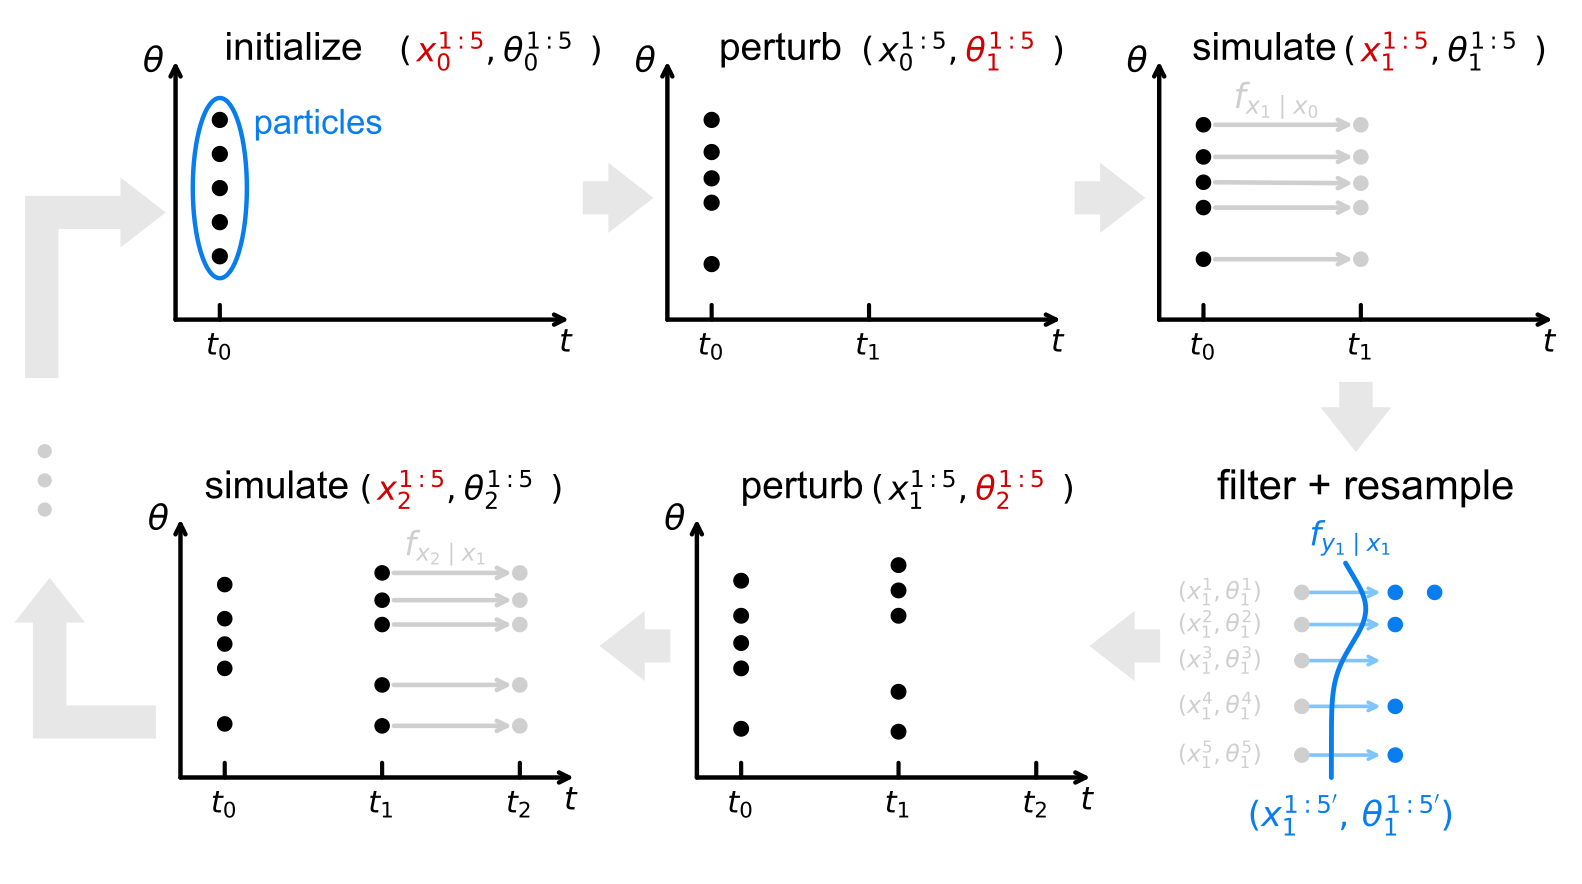

Here is the Python script that generated this plot:
import numpy as np
import matplotlib.pyplot as plt
from matplotlib.patches import FancyArrowPatch, FancyArrow, Ellipse, Polygon
from matplotlib import font_manager
from pathlib import Path

# Output path: next to this script, in figures/
out_dir = Path(__file__).resolve().parent
pdf_path = out_dir / "mif_graph.pdf"

# Clean sans-serif labels (not hand-drawn). First available wins.
# Arial is preferred over Helvetica because macOS Helvetica is a .ttc with no
# separately addressable bold face, so weight="bold" would render as regular.
_preferred = ["Arial", "Helvetica", "Helvetica Neue", "DejaVu Sans"]
_available = {f.name for f in font_manager.fontManager.ttflist}
_family = next((n for n in _preferred if n in _available), "DejaVu Sans")
hand = font_manager.FontProperties(family=_family)
print(f"Using label font: {_family}")

fig, ax = plt.subplots(figsize=(16, 9))
fig.patch.set_facecolor("white")
ax.set_facecolor("white")
ax.set_xlim(0, 16)
ax.set_ylim(0, 9)
ax.axis("off")

black = "#000000"
gray = "#cfcfcf"
light_gray = "#e7e7e7"
blue = "#087df0"
red = "#d00000"

def sketch(artist, scale=0.75, length=90, randomness=1.05):
    return artist   # clean lines: no hand-drawn sketch effect

def line(xs, ys, color=black, lw=3.4, alpha=1.0, z=4):
    obj, = ax.plot(xs, ys, color=color, linewidth=lw, alpha=alpha,
                   solid_capstyle="round", solid_joinstyle="round", zorder=z)
    sketch(obj)
    return obj

def arrow(start, end, color=black, lw=3.4, mutation=21, z=5, style="->", alpha=1.0):
    obj = FancyArrowPatch(start, end, arrowstyle=style, mutation_scale=mutation,
                          linewidth=lw, color=color, alpha=alpha,
                          shrinkA=0, shrinkB=0, capstyle="round",
                          joinstyle="round", zorder=z)
    ax.add_patch(obj)
    sketch(obj, 0.7, 95, 1.0)
    return obj

def flow_arrow(start, end, width=0.34, hw=0.72, hl=0.46):
    # A pale-grey BLOCK arrow (shaft + head) connecting the loop panels.
    x0, y0 = start
    x1, y1 = end
    a = FancyArrow(x0, y0, x1 - x0, y1 - y0, width=width,
                   head_width=hw, head_length=hl, length_includes_head=True,
                   facecolor=light_gray, edgecolor="none", zorder=0)
    ax.add_patch(a)
    return a

def htext(x, y, s, size=22, color=black, ha="center", va="center", rotation=0, z=8):
    return ax.text(x, y, s, fontproperties=hand, fontsize=size, color=color,
                   ha=ha, va=va, rotation=rotation, zorder=z)

def mtext(x, y, s, size=22, color=black, ha="center", va="center", z=8):
    return ax.text(x, y, s, fontsize=size, color=color, ha=ha, va=va, zorder=z)

def axes_panel(x0, y0, width=4.1, height=2.75, ticks=(0.85, 2.65), tick_labels=(r"$t_0$", r"$t_1$")):
    arrow((x0, y0), (x0 + width, y0), lw=3.2, mutation=18)
    arrow((x0, y0), (x0, y0 + height), lw=3.2, mutation=18)
    mtext(x0 - 0.22, y0 + height - 0.02, r"$\theta$", size=25)
    mtext(x0 + width - 0.03, y0 - 0.25, r"$t$", size=23)
    for dx, lab in zip(ticks, tick_labels):
        line([x0 + dx, x0 + dx], [y0, y0 + 0.15], lw=3.0)
        mtext(x0 + dx, y0 - 0.28, lab, size=22)
    return x0, y0, width, height

def colored_tuple(x, y, left_symbol, left_sub, theta_sub, red_left=False, size=25):
    # Places: ( left , theta )
    mtext(x, y, "(", size=size, color=black, ha="left")
    mtext(x+0.18, y, rf"${left_symbol}_{{{left_sub}}}^{{1:5}}$", size=size,
          color=red if red_left else black, ha="left")
    mtext(x+0.88, y, ",", size=size, color=black, ha="left")
    mtext(x+1.06, y, rf"$\theta_{{{theta_sub}}}^{{1:5}}$", size=size,
          color=red if not red_left else black, ha="left")
    mtext(x+1.94, y, ")", size=size, color=black, ha="left")

# Pale grey block arrows connecting the panels around the loop. All the same
# length (0.72), each centred in the gap between the panels it joins.
# (The top-left return into "initialize" is drawn by left_top below.)
flow_arrow((5.89, 7.0), (6.61, 7.0))     # initialize -> perturb  (centred in gap)
flow_arrow((10.89, 7.0), (11.61, 7.0))   # perturb -> simulate    (centred in gap)
flow_arrow((13.75, 5.11), (13.75, 4.39))   # simulate -> filter+resample (down, centred)
flow_arrow((11.76, 2.40), (11.04, 2.40))   # filter+resample -> perturb (left)
flow_arrow((6.78, 2.40), (6.06, 2.40))     # perturb -> simulate (left)

# Left loop return: bent arrows, same arm width (0.34) and head (0.72 x 0.46)
# as the straight flow arrows.
left_top = Polygon([(0.22,5.15),(0.56,5.15),(0.56,6.68),(1.19,6.68),
                    (1.19,6.49),(1.65,6.85),(1.19,7.21),(1.19,7.02),
                    (0.22,7.02)], closed=True, facecolor=light_gray,
                   edgecolor="none", zorder=0)
left_bottom = Polygon([(1.55,1.45),(1.55,1.79),(0.64,1.79),(0.64,2.64),
                       (0.83,2.64),(0.47,3.10),(0.11,2.64),(0.30,2.64),
                       (0.30,1.45)], closed=True, facecolor=light_gray,
                      edgecolor="none", zorder=0)
ax.add_patch(left_top)
ax.add_patch(left_bottom)
for yy in [4.40, 4.10, 3.80]:
    ax.scatter([0.42], [yy], s=85, color=gray, zorder=2)

# Panel positions
p1 = (1.75, 5.75)
p2 = (6.75, 5.75)     # evenly spaced between p1 and p3 -> equal gaps
p3 = (11.75, 5.75)
p5 = (7.05, 1.05)
p6 = (1.80, 1.05)

# Top-left
axes_panel(*p1, width=4.0, height=2.65, ticks=(0.45,), tick_labels=(r"$t_0$",))
htext(2.95, 8.52, "initialize", size=28)
colored_tuple(4.02, 8.50, "x", "0", "0", red_left=True, size=24)

init_x = p1[0] + 0.45
init_ys = np.linspace(p1[1] + 0.65, p1[1] + 2.05, 5)
ax.scatter([init_x]*5, init_ys, s=115, color=black, zorder=7)
ell = Ellipse((init_x, np.mean(init_ys)), width=0.55, height=1.85,
              edgecolor=blue, facecolor="none", linewidth=3.2, zorder=6)
ax.add_patch(ell)
sketch(ell)
htext(3.20, 7.75, "particles", size=25, color=blue)

# Top-middle
axes_panel(*p2, width=4.0, height=2.65, ticks=(0.45, 2.05),
           tick_labels=(r"$t_0$", r"$t_1$"))
htext(7.90, 8.52, "perturb", size=28)
colored_tuple(8.72, 8.50, "x", "0", "1", red_left=False, size=24)

pert0_x = p2[0] + 0.45
pert0_ys = [p2[1]+2.05, p2[1]+1.72, p2[1]+1.45, p2[1]+1.20, p2[1]+0.57]
ax.scatter([pert0_x]*5, pert0_ys, s=115, color=black, zorder=7)

# Top-right
axes_panel(*p3, width=4.0, height=2.65, ticks=(0.45, 2.05),
           tick_labels=(r"$t_0$", r"$t_1$"))
htext(12.82, 8.52, "simulate", size=28)
colored_tuple(13.62, 8.50, "x", "1", "1", red_left=True, size=24)

sim0_x = p3[0] + 0.45
sim1_x = p3[0] + 2.05
sim0_ys = [p3[1]+2.00, p3[1]+1.67, p3[1]+1.41, p3[1]+1.15, p3[1]+0.62]
sim1_ys = [p3[1]+2.00, p3[1]+1.67, p3[1]+1.40, p3[1]+1.15, p3[1]+0.62]
ax.scatter([sim0_x]*5, sim0_ys, s=105, color=black, zorder=7)
for y0, y1 in zip(sim0_ys, sim1_ys):
    arrow((sim0_x+0.12, y0), (sim1_x-0.08, y1),
          color=gray, lw=3.3, mutation=18, z=4)
ax.scatter([sim1_x]*5, sim1_ys, s=105, color=gray, zorder=6)
mtext(12.95, 8, r"$f_{x_1\mid x_0}$", size=25, color=gray)

# Bottom-right: filter + resample
htext(13.85, 4.02, "filter + resample", size=30)
# The whole resampling diagram is shifted DOWN by 0.4 relative to the
# "filter + resample" title (which stays put).
row_y = [2.95, 2.62, 2.25, 1.78, 1.28]
for i, y in enumerate(row_y, start=1):
    mtext(12.80, y, rf"$(x_1^{{{i}}},\theta_1^{{{i}}})$", size=17,
          color=gray, ha="right")
    ax.scatter([13.20], [y], s=105, color=gray, zorder=5)

cy = np.linspace(1.05, 3.25, 160)
# Peak the weight curve at the TOP rows so X_1^1 and X_1^2 are heaviest.
cx = 13.5 + 0.35*np.exp(-((cy-2.78)/0.5)**2)
line(cx, cy, color=blue, lw=3.5, z=6)
mtext(13.7, 3.5, r"$f_{y_1\mid x_1}$", size=24, color=blue)

# Resampled: X_1^1 is duplicated (two copies) and X_1^3 is dropped;
# X_1^2, X_1^4 and X_1^5 each survive once.
out_positions = [
    (14.15, 2.95), (14.55, 2.95),   # X_1^1: two copies
    (14.15, 2.62),                   # X_1^2: one copy
    (14.15, 1.78),                   # X_1^4: one copy
    (14.15, 1.28),                   # X_1^5: one copy
]
for y in row_y:
    arrow((13.28, y), (14.00, y), color="#7ec5ff", lw=2.6, mutation=15, z=4)
for x, y in out_positions:
    ax.scatter([x], [y], s=105, color=blue, zorder=7)
mtext(13.70, 0.66, r"$(x_{1}^{{1:5}^\prime},\,\theta_{1}^{{1:5}^\prime})$",
      size=25, color=blue)

# Bottom-middle
axes_panel(*p5, width=4.0, height=2.65, ticks=(0.45, 2.05, 3.45),
           tick_labels=(r"$t_0$", r"$t_1$", r"$t_2$"))
htext(8.12, 4.02, "perturb", size=28)
colored_tuple(8.82, 4.00, "x", "1", "2", red_left=False, size=24)

x_t0 = p5[0]+0.45
x_t1 = p5[0]+2.05
ys_t0 = [p5[1]+2.02, p5[1]+1.66, p5[1]+1.38, p5[1]+1.12, p5[1]+0.50]
ys_t1 = [p5[1]+2.18, p5[1]+1.92, p5[1]+1.66, p5[1]+0.88, p5[1]+0.47]
ax.scatter([x_t0]*5, ys_t0, s=110, color=black, zorder=7)
ax.scatter([x_t1]*5, ys_t1, s=110, color=black, zorder=7)

# Bottom-left
axes_panel(*p6, width=4.0, height=2.65, ticks=(0.45, 2.05, 3.45),
           tick_labels=(r"$t_0$", r"$t_1$", r"$t_2$"))
htext(2.78, 4.02, "simulate", size=28)
colored_tuple(3.62, 4.00, "x", "2", "2", red_left=True, size=24)

b0 = p6[0] + 0.45
b1 = p6[0] + 2.05
b2 = p6[0] + 3.45
b0_ys = [p6[1]+1.98, p6[1]+1.63, p6[1]+1.37, p6[1]+1.12, p6[1]+0.55]
b1_ys = [p6[1]+2.10, p6[1]+1.82, p6[1]+1.57, p6[1]+0.95, p6[1]+0.53]
# Grey dots at t_2 sit at the SAME heights as their black t_1 dots, so the
# f_{x_2|x_1} arrows are perfectly horizontal.
b2_ys = b1_ys
ax.scatter([b0]*5, b0_ys, s=105, color=black, zorder=7)
ax.scatter([b1]*5, b1_ys, s=105, color=black, zorder=7)
for y0, y1 in zip(b1_ys, b2_ys):
    arrow((b1+0.12, y0), (b2-0.08, y1),
          color=gray, lw=3.3, mutation=18, z=4)
ax.scatter([b2]*5, b2_ys, s=105, color=gray, zorder=6)
mtext(4.5, 3.4, r"$f_{x_2\mid x_1}$", size=24, color=gray)

fig.subplots_adjust(left=0.01, right=0.995, bottom=0.015, top=0.99)
fig.savefig(pdf_path, bbox_inches="tight", pad_inches=0.03)
plt.close(fig)

print(f"Created:\n{pdf_path}")
